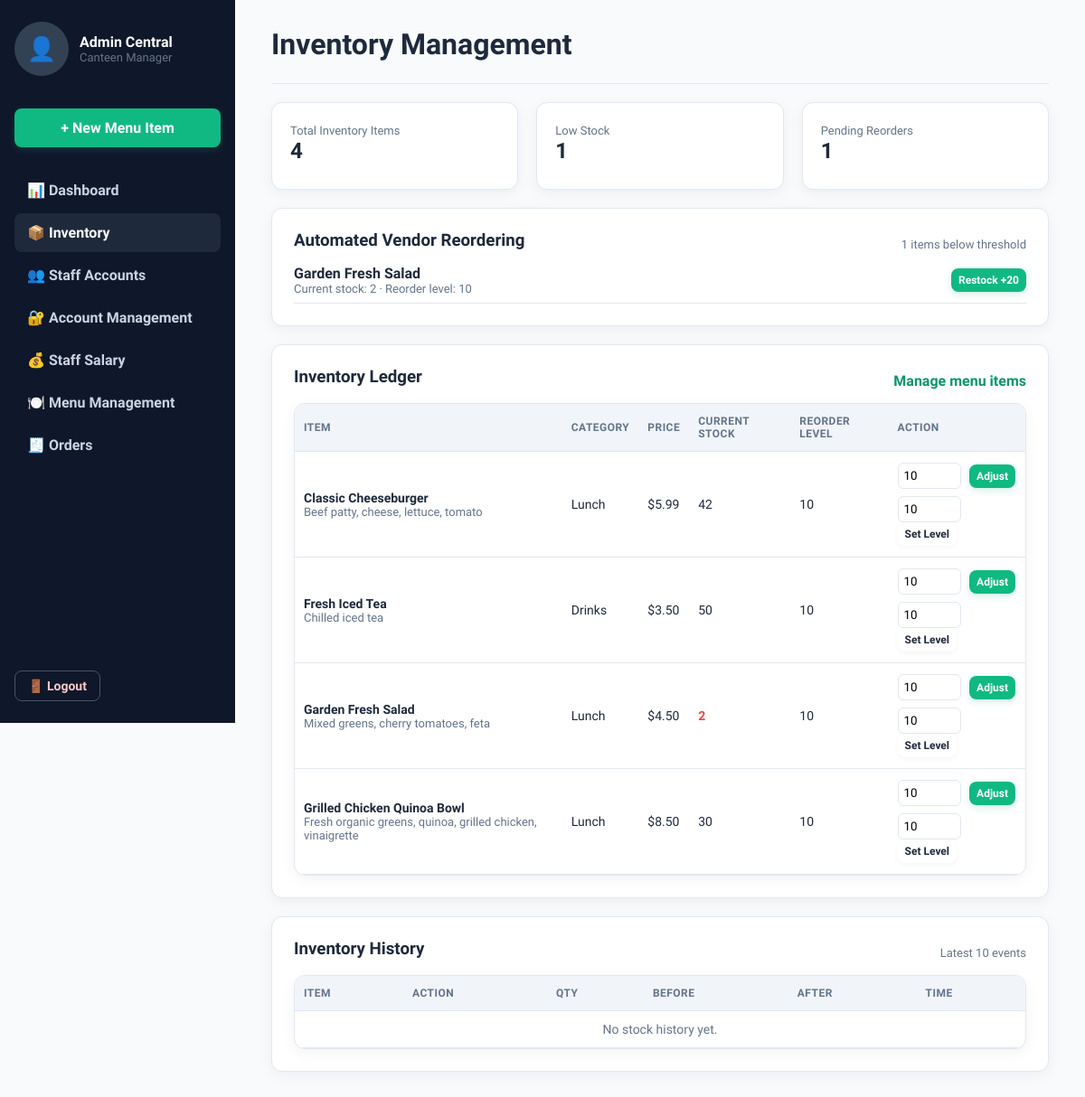
Screenshot of /views/admin/inventory.php (signed in) with the database file from the repository.
### tables this page shows
CREATE TABLE menu_items (
    id INT AUTO_INCREMENT PRIMARY KEY,
    category_id INT,
    name VARCHAR(150) NOT NULL,
    description TEXT,
    price DECIMAL(10,2) NOT NULL,
    image VARCHAR(255) DEFAULT NULL,
    current_stock INT DEFAULT 0,
    reorder_level INT DEFAULT 5,
    is_active TINYINT(1) DEFAULT 1,
    created_at TIMESTAMP DEFAULT CURRENT_TIMESTAMP,
    FOREIGN KEY (category_id) REFERENCES categories(id) ON DELETE SET NULL
);

CREATE TABLE categories (
    id INT AUTO_INCREMENT PRIMARY KEY,
    name VARCHAR(100) NOT NULL
);

### models/User.php (called while the page is built, shortened)
<?php
class User {
    private $conn;
    private $table = 'users';
    public function __construct($db) {
        $this->conn = $db;
        $this->ensureUserCredentialsSchema();
        $this->ensureUserRoleSchema();
        $this->ensureStaffTableSchema();
    }
    private function ensureUserCredentialsSchema() {
        $check = $this->conn->prepare("SELECT COUNT(*) FROM information_schema.columns WHERE table_schema = DATABASE() AND table_name = 'users' AND column_name = 'username'");
        $check->execute();
    }
    private function ensureUserRoleSchema() {
        $check = $this->conn->prepare("SELECT column_type FROM information_schema.columns WHERE table_schema = DATABASE() AND table_name = 'users' AND column_name = 'role'");
        $check->execute();
        $columnType = strtolower((string)$check->fetchColumn());
    }
    private function ensureStaffTableSchema() {
        $requiredColumns = [
            'staff_role' => "ALTER TABLE staff_management ADD COLUMN staff_role VARCHAR(60) NOT NULL DEFAULT 'Service Staff' AFTER staff_email",
            'department' => "ALTER TABLE staff_management ADD COLUMN department VARCHAR(80) NOT NULL DEFAULT 'Operations' AFTER staff_role",
            'staff_phone' => "ALTER TABLE staff_management ADD COLUMN staff_phone VARCHAR(20) NULL AFTER staff_role",
            'staff_shift' => "ALTER TABLE staff_management ADD COLUMN staff_shift ENUM('Morning','Evening','Night') NOT NULL DEFAULT 'Morning' AFTER staff_phone",
            'is_active' => "ALTER TABLE staff_management ADD COLUMN is_active TINYINT(1) NOT NULL DEFAULT 1 AFTER staff_status",
            'deleted_at' => "ALTER TABLE staff_management ADD COLUMN deleted_at DATETIME NULL AFTER is_active",
        ];
        foreach ($requiredColumns as $column => $sql) {
            $check = $this->conn->prepare("SELECT COUNT(*) FROM information_schema.columns WHERE table_schema = DATABASE() AND table_name = 'staff_management' AND column_name = ?");
            $check->execute([$column]);
        }
    }
    public function countActiveCustomers() {
        $stmt = $this->conn->query("SELECT COUNT(*) FROM {$this->table} WHERE role = 'customer'");
        return $stmt->fetchColumn();
    }
}

### controllers/AdminController.php (called while the page is built, shortened)
<?php
require_once __DIR__ . '/../models/MenuItem.php';
require_once __DIR__ . '/../models/Order.php';
require_once __DIR__ . '/../models/User.php';
class AdminController {
    private $menuItemModel;
    private $orderModel;
    private $userModel;
    private $reservationModel;
    private $promoModel;
    private $inventoryLogModel;
    public function __construct($db) {
        $this->menuItemModel = new MenuItem($db);
        $this->orderModel = new Order($db);
        $this->userModel = new User($db);
        $this->reservationModel = new Reservation($db);
        $this->promoModel = new Promo($db);
        $this->inventoryLogModel = new InventoryLog($db);
    }
    public function dashboardData() {
        return [
            'menu_counts' => $this->menuItemModel->counts(),
            'order_stats' => $this->orderModel->todayStats(),
            'customers' => $this->userModel->countActiveCustomers(),
            'recent_orders' => $this->orderModel->recent(5),
            'low_stock' => $this->menuItemModel->lowStock(),
            'vendor_reorders' => $this->menuItemModel->reorderQueue(),
            'inventory_logs' => $this->inventoryLogModel->recent(10),
            'reservations' => $this->reservationModel->all(),
            'promo_claims' => $this->promoModel->all(),
            'most_ordered_today' => $this->orderModel->mostOrdered('today'),
            'most_ordered_week' => $this->orderModel->mostOrdered('week'),
        ];
    }
}

### config/config.php (called while the page is built, shortened)
<?php
function isLoggedIn() {
    return isset($_SESSION['user_id']);
}
function isAdmin() {
    return isLoggedIn() && ($_SESSION['role'] === 'admin' || staffRoleIs(['manager', 'admin']));
}
function e($str) {
    return htmlspecialchars($str ?? '', ENT_QUOTES, 'UTF-8');
}

### models/MenuItem.php (called while the page is built, shortened)
<?php
class MenuItem {
    private $conn;
    private $table = 'menu_items';
    public function __construct($db) {
        $this->conn = $db;
    }
    public function counts() {
        $total = $this->conn->query("SELECT COUNT(*) FROM {$this->table}")->fetchColumn();
        $low = $this->conn->query("SELECT COUNT(*) FROM {$this->table} WHERE current_stock <= reorder_level AND current_stock > 0")->fetchColumn();
        $unavailable = $this->conn->query("SELECT COUNT(*) FROM {$this->table} WHERE is_active = 0")->fetchColumn();
        return ['total' => $total, 'low' => $low, 'unavailable' => $unavailable];
    }
    public function lowStock() {
        $stmt = $this->conn->query("SELECT * FROM {$this->table} WHERE current_stock <= reorder_level ORDER BY current_stock ASC LIMIT 5");
        return $stmt->fetchAll(PDO::FETCH_ASSOC);
    }
    public function reorderQueue() {
        $stmt = $this->conn->query("SELECT * FROM {$this->table} WHERE current_stock <= reorder_level AND is_active = 1 ORDER BY current_stock ASC, name ASC");
        return $stmt->fetchAll(PDO::FETCH_ASSOC);
    }
}

### models/Order.php (called while the page is built, shortened)
<?php
class Order {
    private $conn;
    private $table = 'orders';
    public function __construct($db) {
        $this->conn = $db;
    }
    public function recent($limit = 10) {
        $stmt = $this->conn->prepare("SELECT o.*, u.name AS customer_name FROM {$this->table} o
            JOIN users u ON o.user_id = u.id ORDER BY o.order_at DESC LIMIT ?");
        $stmt->bindValue(1, $limit, PDO::PARAM_INT);
        $stmt->execute();
        return $stmt->fetchAll(PDO::FETCH_ASSOC);
    }
    public function todayStats() {
        $revenue = $this->conn->query("SELECT COALESCE(SUM(total_amount),0) FROM {$this->table} WHERE DATE(order_at) = CURDATE() AND status <> 'cancelled'")->fetchColumn();
        $totalOrders = $this->conn->query("SELECT COUNT(*) FROM {$this->table} WHERE DATE(order_at) = CURDATE()")->fetchColumn();
        $pending = $this->conn->query("SELECT COUNT(*) FROM {$this->table} WHERE DATE(order_at) = CURDATE() AND status = 'pending'")->fetchColumn();
        return ['revenue' => $revenue, 'total_orders' => $totalOrders, 'pending' => $pending];
    }
}

### views/admin/inventory.php (the view, shortened to what this page needs)
<?php
require_once __DIR__ . '/../../config/config.php';
require_once __DIR__ . '/../../controllers/AdminController.php';
$database = new Database();
$db = $database->connect();
$admin = new AdminController($db);
$data = $admin->dashboardData();
$items = $db->query("SELECT mi.*, c.name AS category_name FROM menu_items mi LEFT JOIN categories c ON mi.category_id = c.id ORDER BY mi.name ASC")->fetchAll(PDO::FETCH_ASSOC);
?>
<!DOCTYPE html>
<html lang="en">
<head>
<link rel="stylesheet" href="<?= BASE_URL ?>/public/css/style.css">
</head>
<body class="admin-body">
<?php include __DIR__ . '/../partials/header_admin.php'; ?>
<main class="admin-main">
    <header class="admin-topbar">
        <h1>Inventory Management</h1>
    </header>
    <div class="stat-grid three">
        <div class="stat-card">
            <span class="muted small">Total Inventory Items</span>
            <h2><?= count($items) ?></h2>
        </div>
        <div class="stat-card">
            <span class="muted small">Low Stock</span>
            <h2><?= $data['menu_counts']['low'] ?></h2>
        </div>
        <div class="stat-card">
            <span class="muted small">Pending Reorders</span>
            <h2><?= count($data['vendor_reorders']) ?></h2>
        </div>
    </div>
    <div class="card">
        <div class="row-between">
            <h3>Automated Vendor Reordering</h3>
            <span class="muted small"><?= count($data['vendor_reorders']) ?> items below threshold</span>
        </div>
        <?php if (!empty($data['vendor_reorders'])): ?>
            <?php foreach ($data['vendor_reorders'] as $item): ?>
                <div class="row-between low-stock-line">
                    <div>
                        <strong><?= e($item['name']) ?></strong>
                        <div class="muted small">Current stock: <?= (int)$item['current_stock'] ?> · Reorder level: <?= (int)$item['reorder_level'] ?></div>
                    </div>
                    <form method="POST" style="display:inline">
                        <button type="submit" class="btn-small btn-primary">Restock +<?= (int)$item['reorder_level'] + 10 ?></button>
                    </form>
                </div>
            <?php endforeach; ?>
        <?php else: ?>
            <p class="muted small">All inventory is currently above its reorder thresholds.</p>
        <?php endif; ?>
    </div>
    <div class="card">
        <div class="row-between">
            <h3>Inventory Ledger</h3>
            <a href="<?= BASE_URL ?>/views/admin/menu_management.php" class="link">Manage menu items</a>
        </div>
        <table class="data-table">
            <thead>
                <tr>
                    <th>Item</th>
                    <th>Category</th>
                    <th>Price</th>
                    <th>Current Stock</th>
                    <th>Reorder Level</th>
                    <th>Action</th>
                </tr>
            </thead>
            <tbody>
            <?php foreach ($items as $item): ?>
                <tr>
                    <td>
                        <strong><?= e($item['name']) ?></strong>
                        <div class="muted small"><?= e($item['description'] ?? '') ?></div>
                    </td>
                    <td><?= e($item['category_name'] ?? 'Uncategorized') ?></td>
                    <td>$<?= number_format((float)$item['price'], 2) ?></td>
                    <td class="<?= (int)$item['current_stock'] <= (int)$item['reorder_level'] ? 'danger' : '' ?>">
                        <?= (int)$item['current_stock'] ?>
                    </td>
                    <td><?= (int)$item['reorder_level'] ?></td>
                    <td>
                        <div class="reservation-actions">
                            <form method="POST" style="display:inline">
                                <input type="number" name="adjust_qty" min="-1000" value="10" style="width:70px; padding:6px; margin-right:6px; border:1px solid var(--border); border-radius:6px;">
                                <button type="submit" class="btn-small btn-primary">Adjust</button>
                            </form>
                        </div>
                        <div class="reservation-actions" style="margin-top:8px;">
                            <form method="POST" style="display:inline">
                                <input type="number" name="reorder_level" min="0" value="<?= (int)$item['reorder_level'] ?>" style="width:70px; padding:6px; margin-right:6px; border:1px solid var(--border); border-radius:6px;">
                                <button type="submit" class="btn-small btn-secondary">Set Level</button>
                            </form>
                        </div>
                    </td>
                </tr>
            <?php endforeach; ?>
            </tbody>
        </table>
    </div>
    <div class="card">
        <div class="row-between">
            <h3>Inventory History</h3>
            <span class="muted small">Latest 10 events</span>
        </div>
        <table class="data-table">
            <thead>
                <tr>
                    <th>Item</th>
                    <th>Action</th>
                    <th>Qty</th>
                    <th>Before</th>
                    <th>After</th>
                    <th>Time</th>
                </tr>
            </thead>
            <tbody>
            <?php if (empty($data['inventory_logs'])): ?><tr><td colspan="6" class="muted center">No stock history yet.</td></tr><?php endif; ?>
            </tbody>
        </table>
    </div>
</main>
</body>
</html>

### public/css/style.css (style rules this page uses)
:root { --primary: #10b981; --primary-dark: #059669; --dark: #0f172a; --text: #1e293b; --muted: #64748b; --border: #e2e8f0; --bg: #f8fafc; --white: #ffffff; --light-surface: #f1f5f9; --disabled: #cbd5e1; --placeholder: #94a3b8; --avatar-bg: #eeeeee; --danger: #ef4444; --danger-bg: #fee2e2; --danger-text: #991b1b; --danger-light: #fecaca; --success-bg: #d1fae5; --success-text: #065f46; --success-dark: #047857; --warning-bg: #fef3c7; --warning-text: #92400e; --info-bg: #dbeafe; --info-text: #1e40af; --admin-sidebar: #0f172a; --admin-sidebar-hover: #1e293b; --admin-sidebar-text: #cbd5e1; --table-reserved: #dc2626; --slate-gradient-start: #0f172a; --slate-gradient-end: #1e293b; --placeholder-bg: #e2e8f0; --admin-avatar-bg: #334155; --admin-border: #475569; --admin-danger-bg: #7f1d1d; --warm-heading: #3b2a1f; --warm-accent-bg: #fed7aa; --warm-accent-text: #9a4d00; --warm-input-bg: #fff7ed; --tracking-success-bg: #ecfdf5; --tracking-danger-bg: #fef2f2; --card-shadow: 0 4px 16px rgba(15, 23, 42, 0.05); --radius: 12px; }
* { box-sizing: border-box; }
body { margin: 0; font-family: 'Plus Jakarta Sans', sans-serif; background: var(--bg); color: var(--text); }
a { text-decoration: none; color: inherit; }
h1, h2, h3 { margin: 0 0 8px; }
.muted { color: var(--muted); }
.small { font-size: 13px; }
.danger { color: var(--danger); font-weight: 600; }
.center { text-align: center; }
.row-between { display: flex; justify-content: space-between; align-items: center; }
.link { color: var(--primary-dark); font-weight: 600; }
.btn-primary { background: var(--primary); color: var(--white); border: none; padding: 12px 20px; border-radius: 8px; font-weight: 700; cursor: pointer; display: inline-block; text-align: center; box-shadow: 0 3px 8px rgba(16, 185, 129, 0.18); transition: background-color .2s ease, box-shadow .2s ease, transform .2s ease; }
.btn-secondary { background: var(--white); color: var(--text); border: 1px solid var(--border); padding: 12px 20px; border-radius: 8px; font-weight: 700; cursor: pointer; box-shadow: 0 2px 6px rgba(15, 23, 42, 0.04); transition: background-color .2s ease, box-shadow .2s ease, transform .2s ease; }
.card { background: var(--white); border: 1px solid var(--border); border-radius: var(--radius); padding: 24px; margin-bottom: 20px; box-shadow: var(--card-shadow); }
.data-table { width: 100%; border-collapse: separate; border-spacing: 0; margin-top: 10px; border: 1px solid var(--border); border-radius: var(--radius); overflow: hidden; background: var(--white); box-shadow: var(--card-shadow); }
.data-table th { text-align: left; font-size: 12px; text-transform: uppercase; letter-spacing: .04em; color: var(--muted); background: var(--light-surface); padding: 12px 10px; border-bottom: 1px solid var(--border); }
.data-table td { padding: 12px 10px; border-bottom: 1px solid var(--border); font-size: 14px; }
.admin-body { display: flex; }
.admin-main { margin-left: 260px; padding: 30px 40px; flex: 1; }
.admin-topbar { border-bottom: 1px solid var(--border); padding-bottom: 16px; margin-bottom: 10px; }
.btn-small { padding: 8px 12px; border-radius: 8px; font-size: 12px; }
.stat-grid { display: grid; grid-template-columns: repeat(4, 1fr); gap: 20px; margin: 20px 0; }
.stat-grid.three { grid-template-columns: repeat(3, 1fr); }
.stat-card { background: #fff; border: 1px solid var(--border); border-radius: var(--radius); padding: 20px; box-shadow: var(--card-shadow); }
.low-stock-line { padding: 8px 0; border-bottom: 1px solid var(--border); }
.reservation-actions { display: flex; gap: 6px; }
.btn-small { border: none; border-radius: 8px; padding: 6px 8px; font: inherit; font-size: 12px; font-weight: 700; cursor: pointer; transition: background-color .2s ease, box-shadow .2s ease, transform .2s ease; }
input, select, textarea { font-family: inherit; }

### rows the page displays
menu_items: name "Garden Fresh Salad", current_stock "2", reorder_level "10", (int)$item['reorder_level'] + 10 "20", description "Mixed greens, cherry tomatoes, feta", category.name "Lunch", price "4.50"
menu_items: name "Classic Cheeseburger", description "Beef patty, cheese, lettuce, tomato", category.name "Lunch", price "5.99", current_stock "42", reorder_level "10"
menu_items: name "Fresh Iced Tea", description "Chilled iced tea", category.name "Drinks", price "3.50", current_stock "50", reorder_level "10"
menu_items: name "Grilled Chicken Quinoa Bowl", description "Fresh organic greens, quinoa, grilled chicken, vinaigrette", category.name "Lunch", price "8.50", current_stock "30", reorder_level "10"

### other values shown
$_SESSION['name'] "Admin Central"
count($items) "4"
$data['menu_counts']['low'] "1"
count($data['vendor_reorders']) "1"
